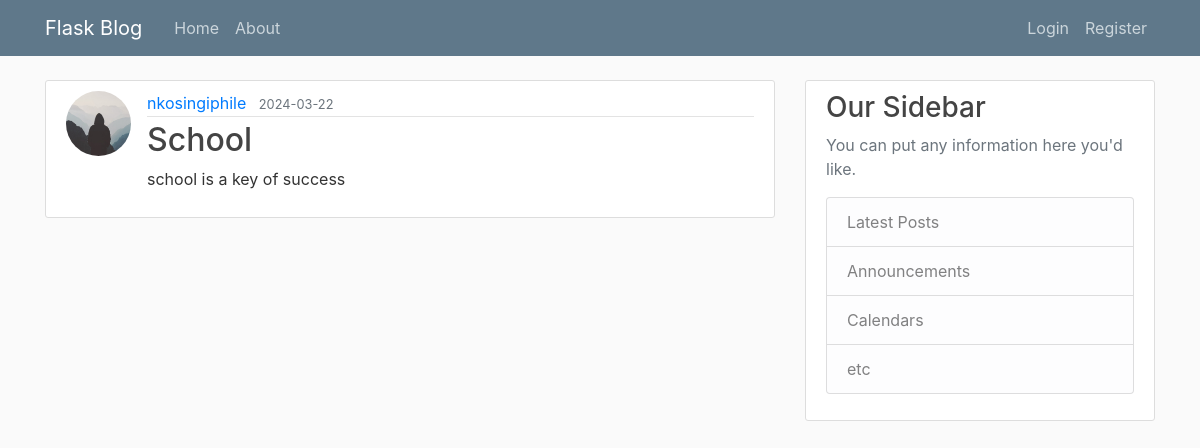
/post/1, run on an earlier commit of the app's database.
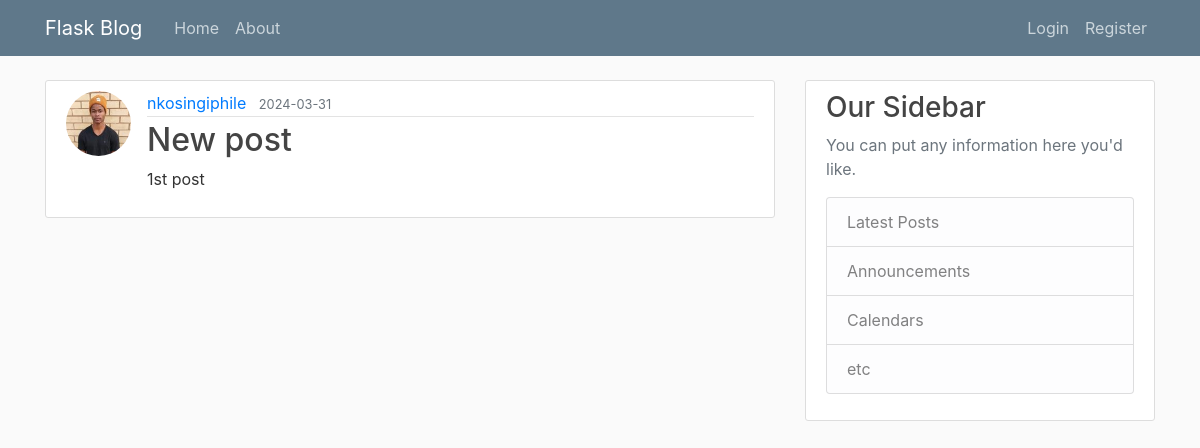
And on a later commit of the database.
### flask_blog/models.py (models this page shows, shortened)
class User(UserMixin,db.Model):
    id = db.Column(db.Integer, primary_key=True)
    username = db.Column(db.String(20), unique=True, nullable=False)
    email = db.Column(db.String(120), unique=True, nullable=False)
    image_file = db.Column(db.String(20), nullable=False, default='default.jpg')
    password = db.Column(db.String(60), nullable=False)
    posts = db.relationship('Post', backref='author', lazy=True)

class Post(db.Model):
    id = db.Column(db.Integer, primary_key=True)
    title = db.Column(db.String(100), nullable=False)
    date_posted = db.Column(db.DateTime, nullable=False, default=datetime.datetime.now(datetime.timezone.utc))
    content = db.Column(db.Text, nullable=False)
    user_id = db.Column(db.Integer, db.ForeignKey('user.id'), nullable=False)

### flask_blog/routes.py (the view)
@app.route("/post/<int:post_id>")
def post(post_id):
    post = Post.query.get_or_404(post_id)
    return render_template('post.html', title=post.title, post=post)

### flask_blog/templates/post.html (shortened to what this page needs)
{% extends "layout.html" %}
{% block content %}
  <article class="media content-section">
    <img class="rounded-circle article-img" src="{{ url_for('static', filename='profile_pics/' + post.author.image_file) }}">
    <div class="media-body">
      <div class="article-metadata">
        <a class="mr-2" href="#">{{ post.author.username }}</a>
        <small class="text-muted">{{ post.date_posted.strftime('%Y-%m-%d') }}</small>
      </div>
      <h2 class="article-title">{{ post.title }}</h2>
      <p class="article-content">{{ post.content }}</p>
    </div>
  </article>
{% endblock content %}

What changed in the data, as far as the page shows it:
changed User "nkosingiphile": image_file: picture added in place of a placeholder
changed Post: date_posted "2024-03-22" → "2024-03-31"; title "School" → "New post"; content "school is a key of success" → "1st post"
